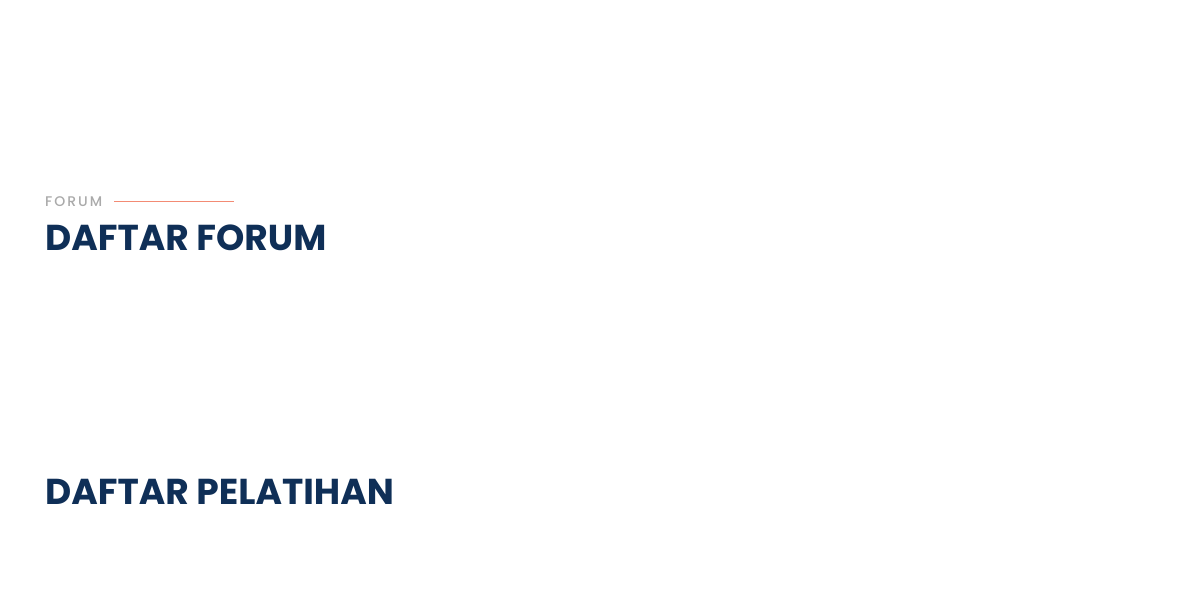
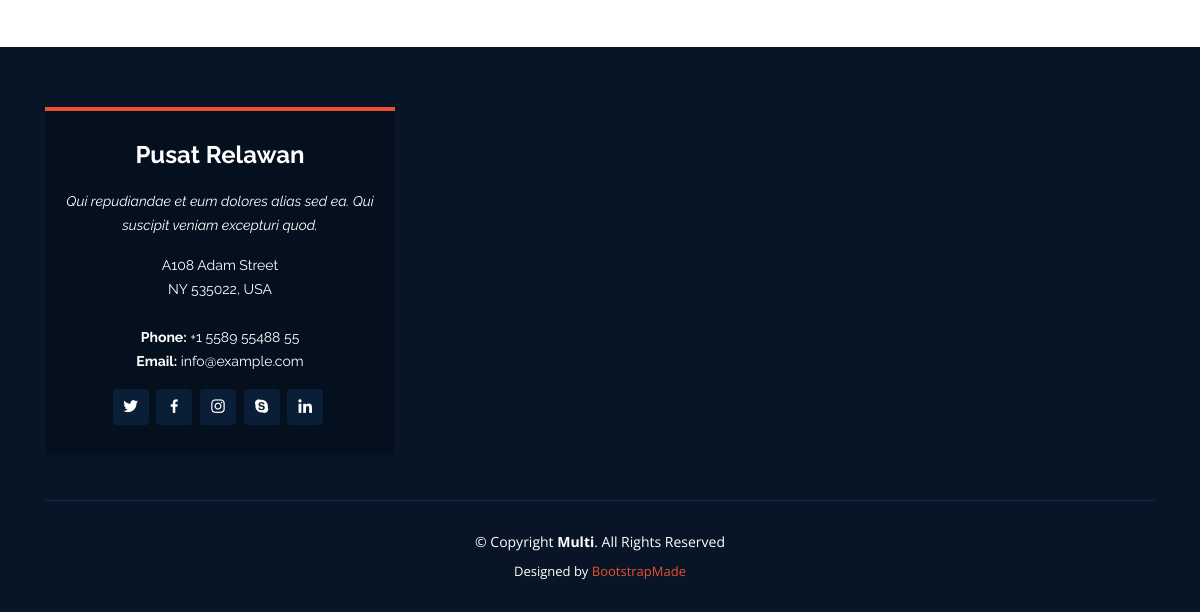
/index.php/beranda (lower part), run on an earlier commit of the app's database (2 pictures, top to bottom).
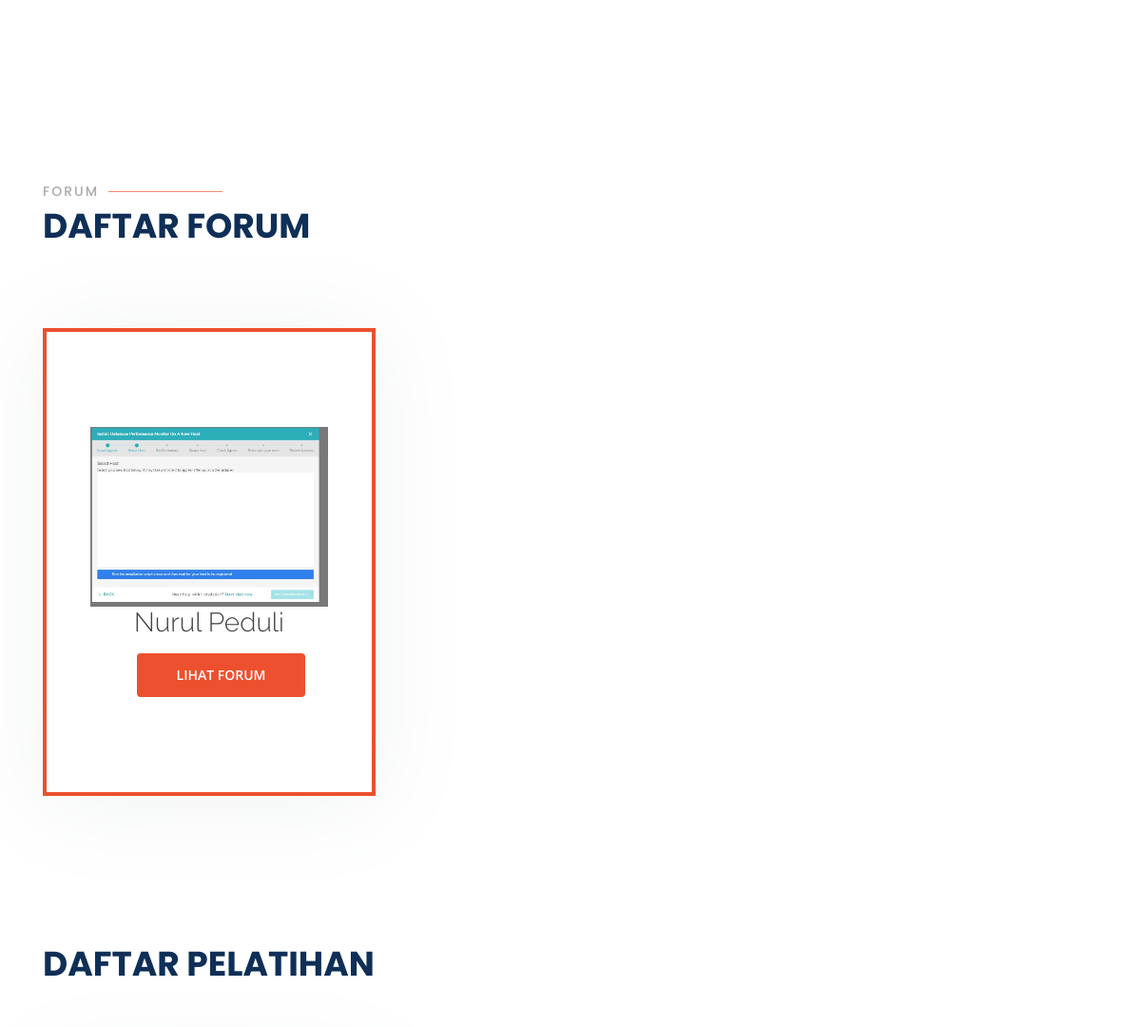
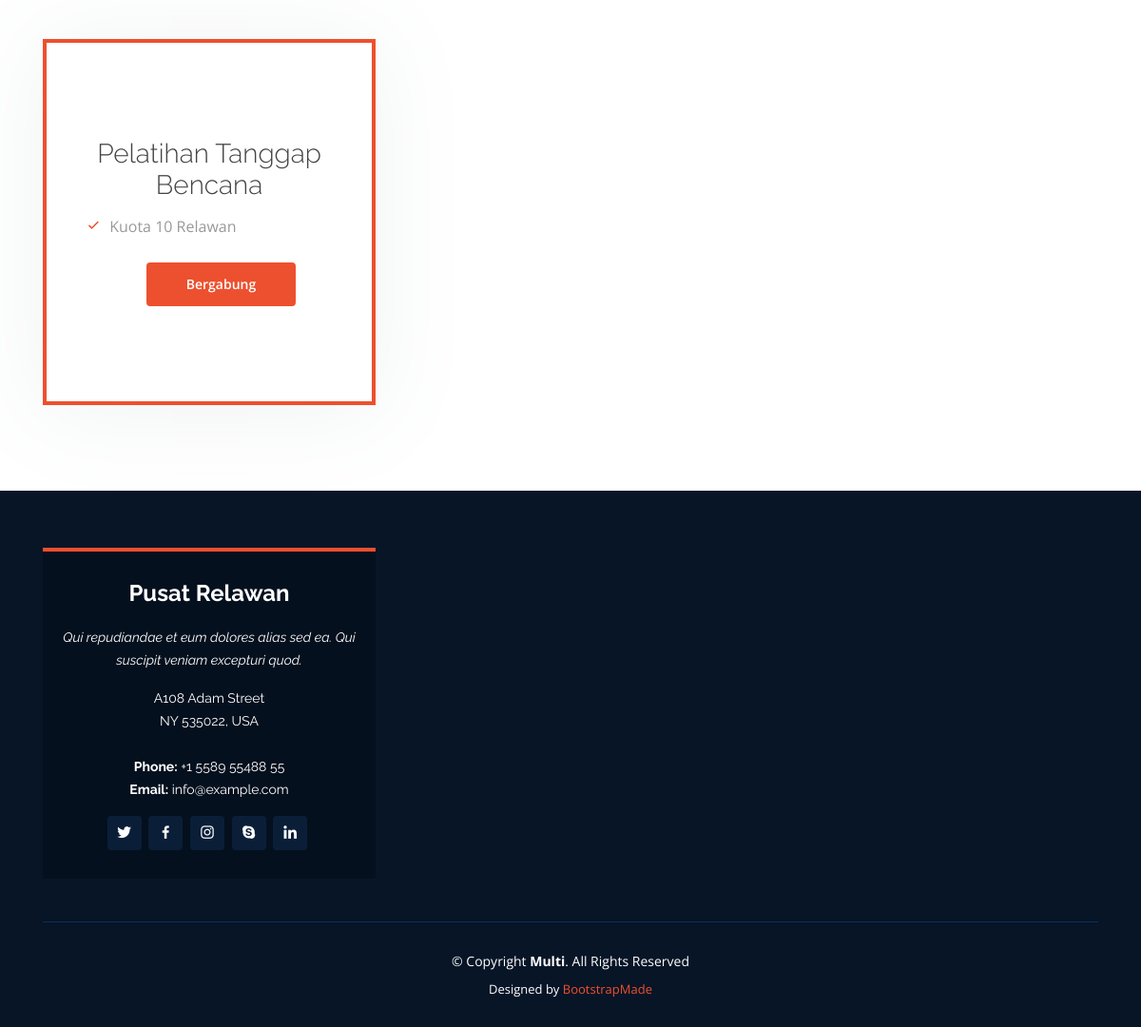
And on a later commit of the database (2 pictures, top to bottom).
### tables this page shows
CREATE TABLE `forum` (
  `id_forum` int(11) NOT NULL,
  `id_akun` int(11) DEFAULT NULL,
  `nama_forum` varchar(255) DEFAULT NULL,
  `tanggal_berdiri` date DEFAULT NULL,
  `logo` varchar(255) DEFAULT NULL,
  `lokasi` text DEFAULT NULL,
  `provinsi` varchar(255) DEFAULT NULL,
  `kabupaten` varchar(255) DEFAULT NULL,
  `kecamatan` varchar(255) DEFAULT NULL,
  `kode_pos` char(5) DEFAULT NULL,
  `website` varchar(100) DEFAULT NULL,
  `status_pengajuan` int(11) DEFAULT 0
);

CREATE TABLE `pelatihan` (
  `id_pelatihan` int(11) NOT NULL,
  `id_forum` int(11) DEFAULT NULL,
  `nama_pelatihan` varchar(255) DEFAULT NULL,
  `id_kategori_pelatihan` int(11) NOT NULL DEFAULT 0,
  `id_jenis_pelatihan` int(11) DEFAULT NULL,
  `tanggal_pelatihan` date DEFAULT NULL,
  `deskripsi_pelatihan` varchar(100) DEFAULT NULL,
  `waktu` varchar(50) DEFAULT NULL,
  `kuota` int(11) DEFAULT NULL,
  `status_pengajuan_pelatihan` int(11) DEFAULT 0
);

### application/controllers/beranda.php (called while the page is built, shortened)
<?php
class beranda extends CI_Controller {
	public function __construct()
	{
		$this->load->model('model_bencana', 'bencana');
		$this->load->model('model_forum_relawan', 'forum');
		$this->load->model('model_pelatihan', 'pelatihan');
    }
	public function index()
	{
		$data['data_bencana'] 	= $this->bencana->getAllBencanaPublish();
		$data['data_forum'] 	= $this->forum->getForumAktif();
		$data['data_pelatihan'] = $this->pelatihan->getAllPelatihanPublished();
		$this->load->view('beranda', $data);
	}
}

### index.php (called while the page is built, shortened)
<?php
require_once BASEPATH.'core/CodeIgniter.php';

### application/models/model_forum_relawan.php (called while the page is built, shortened)
<?php
class model_forum_relawan extends CI_Model {
    public function getForumAktif(){
        $this->db->from('akun a');
        $this->db->join('forum f', 'a.id_akun = f.id_akun');
        $this->db->where('f.status_pengajuan', 1);
        $query = $this->db->get();
        return $query->result();
    }
}

### application/models/model_pelatihan.php (called while the page is built, shortened)
<?php
class model_pelatihan extends CI_Model {
   function getAllPelatihanPublished()
   {
      $this->db->from('pelatihan a');
      $this->db->join('kategori_pelatihan b', 'a.id_kategori_pelatihan = b.id_kategori_pelatihan');
      $this->db->join('jenis_pelatihan c', 'a.id_jenis_pelatihan = c.id_jenis_pelatihan');
      $this->db->where_in('a.status_pengajuan_pelatihan', 1);
      $query = $this->db->get();
      return $query->result();
   }
}

### application/views/beranda.php (the view, shortened to what this page needs)
<?php $this->load->view('template/head') ?>
<?php $this->load->view('template/header.php') ?>
  <main id="main">
    <section id="pricing" class="pricing">
      <div class="container" data-aos="fade-up">
        <div class="section-title">
        </div>
        <div class="row align-items-center">
        </div>
      </div>
    </section>
    <section id="pricing" class="pricing">
      <div class="container" data-aos="fade-up">
        <div class="section-title">
            <h2>FORUM</h2>
          <p>Daftar Forum</p>
        </div>
        <div class="row align-items-center">
          <?php foreach ($data_forum as $data) { ?>
            <div class="col-lg-4">
              <div class="box featured" data-aos="zoom-in" data-aos-delay="100">
              <img width="250" src="<?= base_url('assets/images/logo_forum/'.$data->logo);  ?>" alt="">
                <h3><?= $data->nama_forum ?></h3>
                <a href="<?= site_url() ?>forum_relawan/detail_forum?id_forum=<?php echo $data->id_forum; ?>" class="get-started-btn">LIHAT FORUM</a>
              </div>
            </div>
          <?php } ?>
        </div>
      </div>
    </section>
    <section id="pricing" class="pricing">
      <div class="container" data-aos="fade-up">
        <div class="section-title">
          <p>Daftar Pelatihan</p>
        </div>
        <div class="row align-items-center">
        <?php foreach ($data_pelatihan as $data) { ?>
          <div class="col-lg-4">
            <div class="box featured" data-aos="zoom-in" data-aos-delay="100">
              <h3><?= $data->nama_pelatihan ?></h3>
              <ul>
                <li><i class="bx bx-check"></i> Kuota <?= $data->kuota ?> Relawan</li>
              </ul>
              <a href="<?= site_url() ?>pelatihan/detail_pelatihan?id_pelatihan=<?php echo $data->id_pelatihan; ?>" class="get-started-btn">Bergabung</a>
            </div>
          </div>
          <?php } ?>
        </div>
      </div>
    </section>
  </main>
  <?php $this->load->view('template/footer.php') ?>

### application/views/template/head.php (shortened to what this page needs)
<!DOCTYPE html>
<html lang="en">
<head>
  <link href="<?= base_url('assets/front/'); ?>vendor/bootstrap/css/bootstrap.min.css" rel="stylesheet">
  <link href="<?= base_url('assets/front/'); ?>vendor/icofont/icofont.min.css" rel="stylesheet">
  <link href="<?= base_url('assets/front/'); ?>vendor/boxicons/css/boxicons.min.css" rel="stylesheet">
  <link href="<?= base_url('assets/front/'); ?>vendor/animate.css/animate.min.css" rel="stylesheet">
  <link href="<?= base_url('assets/front/'); ?>vendor/remixicon/remixicon.css" rel="stylesheet">
  <link href="<?= base_url('assets/front/'); ?>vendor/venobox/venobox.css" rel="stylesheet">
  <link href="<?= base_url('assets/front/'); ?>vendor/owl.carousel/assets/owl.carousel.min.css" rel="stylesheet">
  <link href="<?= base_url('assets/front/'); ?>vendor/aos/aos.css" rel="stylesheet">
  <link href="<?= base_url('assets/front/'); ?>css/style.css" rel="stylesheet">
  <link href="<?= base_url('assets/front/'); ?>css/style2.css" rel="stylesheet">
  <link rel="stylesheet" href="https://unpkg.com/leaflet@1.6.0/dist/leaflet.css"
/>
</head>

### application/views/template/header.php (shortened to what this page needs)
<body>

### application/views/template/footer.php (shortened to what this page needs)
  <footer id="footer">
    <div class="footer-top">
      <div class="container">
        <div class="row">
          <div class="col-lg-4 col-md-6">
            <div class="footer-info">
              <h3>Pusat Relawan</h3>
              <p class="pb-3"><em>Qui repudiandae et eum dolores alias sed ea. Qui suscipit veniam excepturi quod.</em></p>
              <p>
                A108 Adam Street <br>
                NY 535022, USA<br><br>
                <strong>Phone:</strong> +1 5589 55488 55<br>
                <strong>Email:</strong> info@example.com<br>
              </p>
              <div class="social-links mt-3">
                <a href="#" class="twitter"><i class="bx bxl-twitter"></i></a>
                <a href="#" class="facebook"><i class="bx bxl-facebook"></i></a>
                <a href="#" class="instagram"><i class="bx bxl-instagram"></i></a>
                <a href="#" class="google-plus"><i class="bx bxl-skype"></i></a>
                <a href="#" class="linkedin"><i class="bx bxl-linkedin"></i></a>
              </div>
            </div>
          </div>
        </div>
      </div>
    </div>
    <div class="container">
      <div class="copyright">
        &copy; Copyright <strong><span>Multi</span></strong>. All Rights Reserved
      </div>
      <div class="credits">
        Designed by <a href="https://bootstrapmade.com/">BootstrapMade</a>
      </div>
    </div>
  </footer>
</body>
</html>

### assets/front/css/style.css (style rules this page uses)
body { font-family: "Open Sans", sans-serif; color: #444444; }
a { color: #ed502e; }
h1, h2, h3, h4, h5, h6 { font-family: "Raleway", sans-serif; }
.get-started-btn { margin-left: 25px; background: #ed502e; color: #fff; border-radius: 4px; padding: 8px 25px 9px 25px; white-space: nowrap; transition: 0.3s; font-size: 14px; display: inline-block; }
section { padding: 60px 0; }
.section-title { padding-bottom: 40px; }
.section-title h2 { font-size: 14px; font-weight: 500; padding: 0; line-height: 1px; margin: 0 0 5px 0; letter-spacing: 2px; text-transform: uppercase; color: #aaaaaa; font-family: "Poppins", sans-serif; }
.section-title h2::after { content: ""; width: 120px; height: 1px; display: inline-block; background: #f38b74; margin: 4px 10px; }
.section-title p { margin: 0; margin: 0; font-size: 36px; font-weight: 700; text-transform: uppercase; font-family: "Poppins", sans-serif; color: #0f2f57; }
.pricing .row { padding-top: 40px; }
.pricing .box { padding: 80px 40px; margin-bottom: 30px; box-shadow: 0px 5px 90px 0px rgba(110, 123, 131, 0.1); background: #fff; text-align: center; }
.pricing h3 { font-weight: 300; margin-bottom: 15px; font-size: 28px; }
.pricing ul { padding: 0; list-style: none; color: #999; text-align: left; line-height: 20px; }
.pricing ul li { padding-bottom: 12px; }
.pricing ul i { color: #ed502e; font-size: 18px; padding-right: 4px; }
.pricing .get-started-btn { display: inline-block; padding: 10px 40px 11px 40px; border-radius: 4px; color: #0b2341; transition: none; font-size: 14px; font-weight: 600; transition: 0.3s; border: 2px solid #0b2341; background: #fff; }
.pricing .featured { z-index: 10; padding: 100px 40px; border: 4px solid #ed502e; }
.pricing .featured .get-started-btn { background: #ed502e; color: #fff; border-color: #ed502e; }
#footer { background: #071527; padding: 0 0 30px 0; color: #fff; font-size: 14px; }
#footer .footer-top { padding: 60px 0 30px 0; }
#footer .footer-top .footer-info { margin-bottom: 15px; background: #05101e; border-top: 4px solid #ed502e; text-align: center; padding: 30px 20px; }
#footer .footer-top .footer-info h3 { font-size: 24px; margin: 0 0 20px 0; padding: 2px 0 2px 0; line-height: 1; font-weight: 700; }
#footer .footer-top .footer-info p { font-size: 14px; line-height: 24px; margin-bottom: 0; font-family: "Raleway", sans-serif; }
#footer .footer-top .social-links a { font-size: 18px; display: inline-block; color: #fff; line-height: 1; padding: 8px 0; margin-right: 4px; border-radius: 4px; text-align: center; width: 36px; height: 36px; transition: 0.3s; background: #0a1e38; }
#footer .copyright { border-top: 1px solid #0f2f57; text-align: center; padding-top: 30px; }
#footer .credits { padding-top: 10px; text-align: center; font-size: 13px; color: #fff; }

What changed in the data, as far as the page shows it:
added forum: logo (picture), nama_forum "Nurul Peduli"
added pelatihan: nama_pelatihan "Pelatihan Tanggap Bencana", kuota "10"
